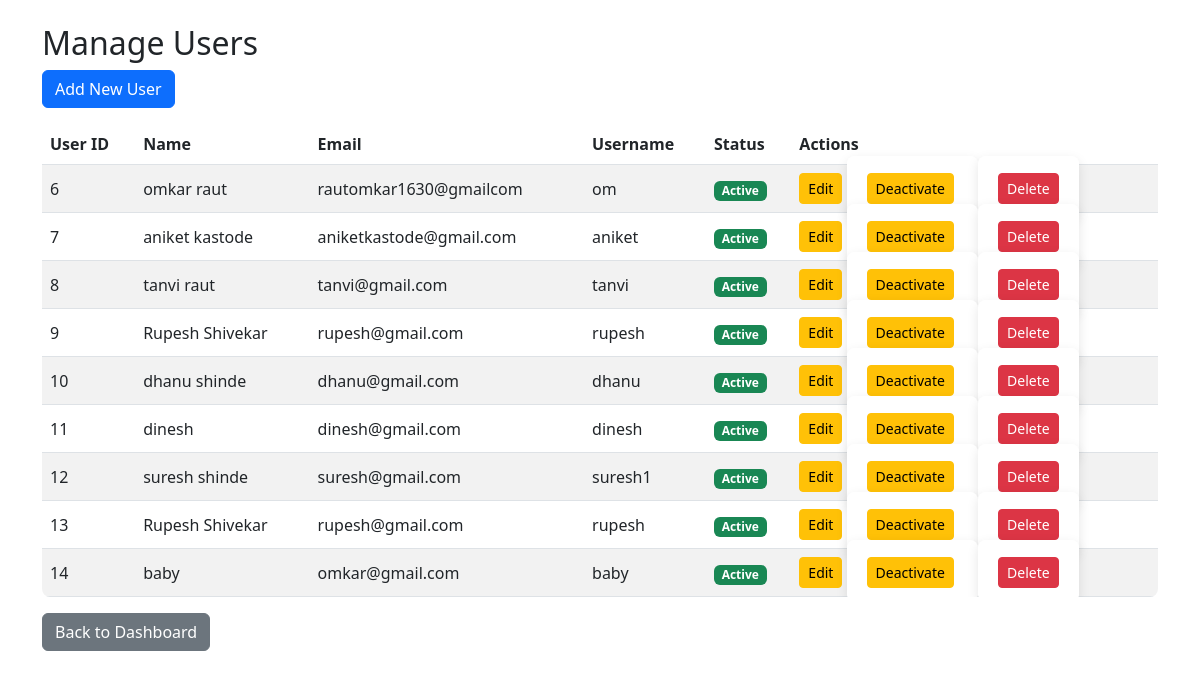
The page /admin/users (signed in) on the database its author committed.
### tables this page shows
CREATE TABLE users (id INTEGER PRIMARY KEY AUTOINCREMENT, full_name TEXT, email TEXT, username TEXT, password TEXT, is_active BOOLEAN DEFAULT 1, profile_picture TEXT);

### app.py (the view)
@app.route('/admin/users')
def admin_users():
    if 'admin_id' not in session:
        return redirect('/admin/login')
    conn = get_db_connection()
    users = conn.execute('SELECT id AS user_id, full_name AS name, email, username, is_active FROM users').fetchall()
    conn.close()
    return render_template('admin_users.html', users=users)

### app.py (called while the page is built)
def get_db_connection():
    db_path = os.path.abspath(DATABASE)  # use the DATABASE variable
    print("✅ Using database at:", db_path)
    conn = sqlite3.connect(db_path)
    conn.row_factory = sqlite3.Row
    return conn

### templates/admin_users.html (shortened to what this page needs)
<!DOCTYPE html>
<html>
<head>
    <link rel="stylesheet" href="/static/style3.css">
    <link rel="stylesheet" href="https://cdn.jsdelivr.net/npm/bootstrap@5.3.0/dist/css/bootstrap.min.css">
</head>
<body>
<div class="container mt-4">
    <h2>Manage Users</h2>
    <a href="/admin/add_user" class="btn btn-primary mb-3">Add New User</a>
    <table class="table table-striped">
        <thead>
            <tr>
                <th>User ID</th>
                <th>Name</th>
                <th>Email</th>
                <th>Username</th>
                <th>Status</th>
                <th>Actions</th>
            </tr>
        </thead>
        <tbody>
            {% for user in users %}
            <tr>
                <td>{{ user['user_id'] }}</td>
                <td>{{ user['name'] }}</td>
                <td>{{ user['email'] }}</td>
                <td>{{ user['username'] }}</td>
                <td>
                    {% if user['is_active'] %}
                        <span class="badge bg-success">Active</span>
                    {% else %}
                        <span class="badge bg-danger">Inactive</span>
                    {% endif %}
                </td>
                <td>
                    <a href="/admin/edit_user/{{ user['user_id'] }}" class="btn btn-warning btn-sm">Edit</a>
                    {% if user['is_active'] %}
                        <form action="/admin/deactivate_user/{{ user['user_id'] }}" method="post" style="display:inline;">
                            <button type="submit" class="btn btn-warning btn-sm">Deactivate</button>
                        </form>
                    {% else %}
                        <form action="/admin/activate_user/{{ user['user_id'] }}" method="post" style="display:inline;">
                            <button type="submit" class="btn btn-success btn-sm">Activate</button>
                        </form>
                    {% endif %}
                    <form action="/admin/delete_user/{{ user['user_id'] }}" method="post" style="display:inline;">
                        <button type="submit" class="btn btn-danger btn-sm">Delete</button>
                    </form>
                </td>
            </tr>
            {% endfor %}
        </tbody>
    </table>
    <a href="/admin/dashboard" class="btn btn-secondary">Back to Dashboard</a>
</div>
</body>
</html>

### static/style3.css (style rules this page uses)
body { background-color: #f8f9fa; font-family: 'Segoe UI', Tahoma, Geneva, Verdana, sans-serif; }
h2, h3 { margin-bottom: 20px; font-weight: 600; color: #343a40; }
.table { background-color: white; border-radius: 8px; overflow: hidden; }
.table th { background-color: #343a40; color: white; }
.table td, .table th { vertical-align: middle; }
.btn { border-radius: 50px; }
.btn-primary { background-color: #007bff; border: none; }
.btn-warning { background-color: #ffc107; border: none; }
.btn-danger { background-color: #dc3545; border: none; }
form { background-color: white; padding: 20px; border-radius: 8px; box-shadow: 0 4px 12px rgba(0,0,0,0.1); }

### rows shown on the page
users: user_id "6", name "omkar raut", email "rautomkar1630@gmailcom", username "om", is_active "Active"
users: user_id "7", name "aniket kastode", email "aniketkastode@gmail.com", username "aniket", is_active "Active"
users: user_id "8", name "tanvi raut", email "tanvi@gmail.com", username "tanvi", is_active "Active"
users: user_id "9", name "Rupesh Shivekar", email "rupesh@gmail.com", username "rupesh", is_active "Active"
users: user_id "10", name "dhanu shinde", email "dhanu@gmail.com", username "dhanu", is_active "Active"
users: user_id "11", name "dinesh", email "dinesh@gmail.com", username "dinesh", is_active "Active"
users: user_id "12", name "suresh shinde", email "suresh@gmail.com", username "suresh1", is_active "Active"
users: user_id "13", name "Rupesh Shivekar", email "rupesh@gmail.com", username "rupesh", is_active "Active"
users: user_id "14", name "baby", email "omkar@gmail.com", username "baby", is_active "Active"
